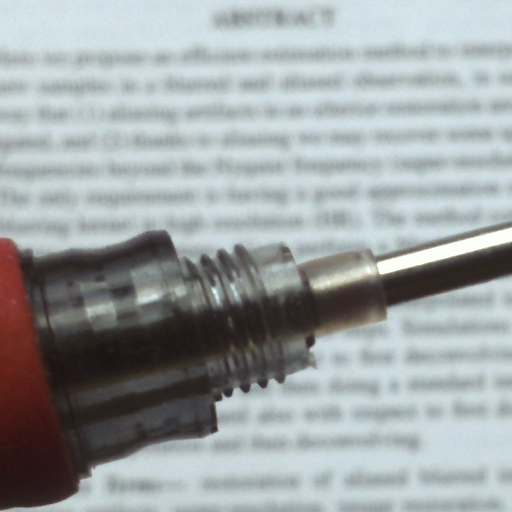
%> input picture data/abstract_pen.png, 512 x 512 px
$ octave ICIP2017_Pen.m   (GNU Octave 9; MATLAB toolbox functions it lacks are replaced by stand-ins)
%> lines starting %> are read from the running program, lines starting %| are printed output that depends on the picture; in (x1, y1, x2, y2) boxes, pixels count from 0 and x2, y2 are one past the last pixel; in counts of white or black regions, pixels touching at a corner belong together; the program's own positions count from 1
% ICIP2017_Pen:
%
% A demo for deblurring objects in images having supports with arbitrary
% shapes, by using SPA.
% Here is the case (a real image taken by a mobile phone) that in an
% image the Foreground is focused and Background is blurred.
%
% This code recreates Fig.4. in
% - C. Dong, J. Portilla, "Spectral pre-adaptation for two-step
%   arbitrary-shape-support image restoration", 2017 IEEE International
%   Conference on Image Processing (ICIP), pp. 3515-3519, Sept 2017.
%
% Requires the L2-r-L0 Deblur Matlab Toolbox 2.1:
% https://www.researchgate.net/publication/325903515_L2rL0deblurMatlabToolbox2p1
% It is included in this ZIP file. The toolbox is an implementation of the method
% described in:
% - J. Portilla, A. Tristan-Vega, I.W. Selesnick, "Efficient and robust
%   image restoration using multiple-feature L2-relaxed sparse analysis
%   priors", IEEE Transactions on Image Processing, vol. 24, no. 12,
%   pp. 5046-5059, Dec 2015.

% Code for ICIP publication:
% - C. Dong, J. Portilla, "Spectral pre-adaptation for two-step
%   arbitrary-shape-support image restoration", 2017 IEEE International
%   Conference on Image Processing (ICIP), pp. 3515-3519, Sept 2017.
%
% Version 1.0, August 2018
%
% Copyright (c) 2018
% Chaoqun Dong <cdongae@connect.ust.hk>
% Javier Portilla <javier.portilla@csic.es>
%
% This program is free software: you can redistribute it and/or modify
% it under the terms of the GNU Affero General Public License as
% published by the Free Software Foundation, either version 3 of the
% License, or (at your option) any later version.
%
% This program is distributed in the hope that it will be useful,
% but WITHOUT ANY WARRANTY; without even the implied warranty of
% MERCHANTABILITY or FITNESS FOR A PARTICULAR PURPOSE. See the
% GNU Affero General Public License for more details.
%
% You should have received a copy of the GNU Affero General Public License
% along with this program. If not, see <http://www.gnu.org/licenses/>.


%%
clear all;
close all;

addpath(genpath('../../data'))
addpath(genpath('../../core'))
addpath(genpath('../../functions'))
addpath(genpath('../../L2rL0deblurMatlabToolbox2p1'))


%% pre-processing and getting the object mask
im = imread('abstract_pen.png');
%> im is the input picture: size 512x512x3 uint8; mean R, G, B 158.2, 164.6, 165.8
figure(1),imshow(im),title('observation')  %Fig.4. left image

% get the object mask
im1 =  im(:,:,3)-im(:,:,1);
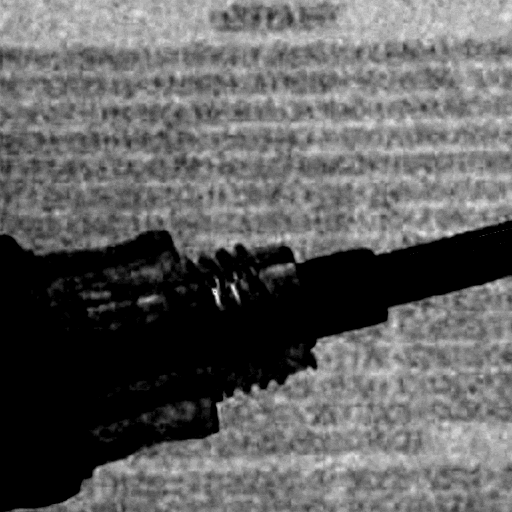
%> im1: size 512x512 uint8; min 0, max 30, mean 11.3; drawn with min black and max white
im2 = histeq(im1);
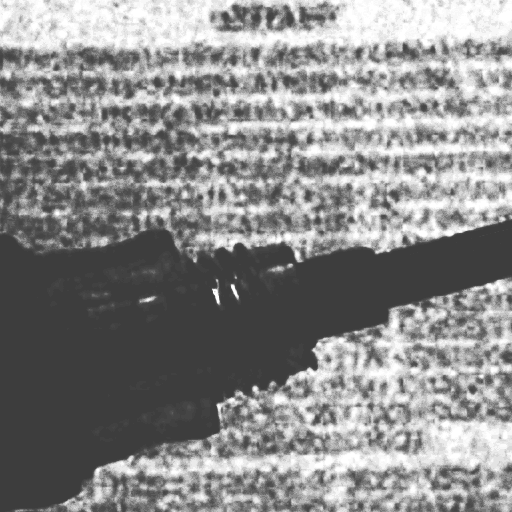
%> im2: size 512x512 uint8; min 61, max 255, mean 138.8
im3 = im2<65;
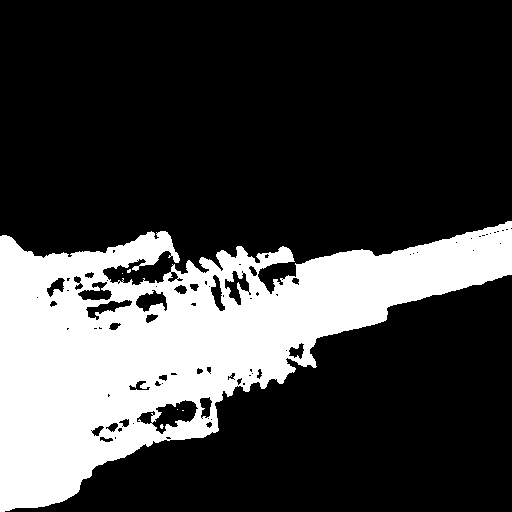
%> im3: size 512x512 logical; 25.4% white; 6 white regions (5 under 20 px), largest, box (x1, y1, x2, y2) and area: (0, 221, 512, 512) 66546
im4 = imfill(im3,'holes');
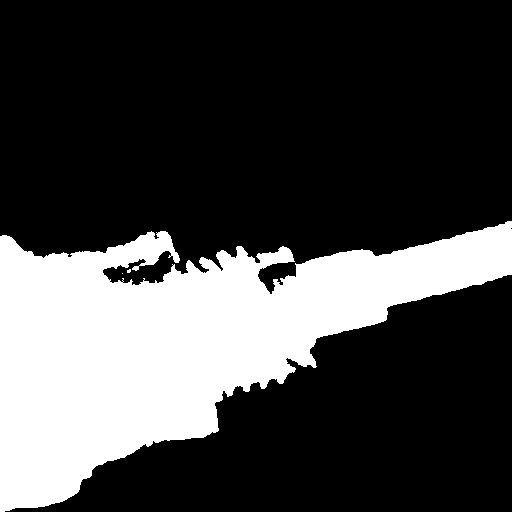
%> im4: size 512x512 logical; 27% white; 3 white regions (2 under 20 px), largest, box (x1, y1, x2, y2) and area: (0, 221, 512, 512) 70806
%> (the run ends here)
